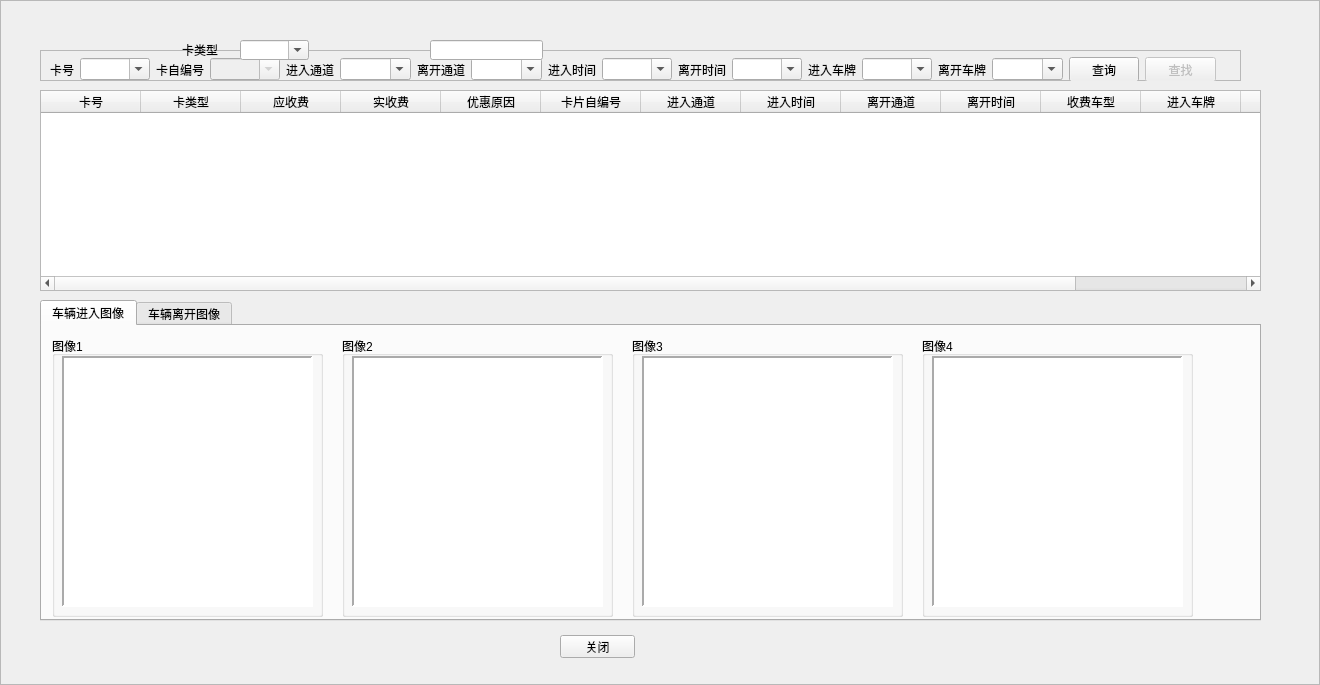
<?xml version="1.0" encoding="UTF-8"?>
<ui version="4.0">
 <class>NewCAccess2Records</class>
 <widget class="QFrame" name="NewCAccess2Records">
  <property name="geometry">
   <rect>
    <x>0</x>
    <y>0</y>
    <width>1320</width>
    <height>685</height>
   </rect>
  </property>
  <property name="windowTitle">
   <string>出入记录</string>
  </property>
  <property name="styleSheet">
   <string notr="true">background-image:url(D:/WinParkUI/debug/Image/NewIcon/CommonBigBG-normal1366x768.jpg);</string>
  </property>
  <property name="frameShape">
   <enum>QFrame::StyledPanel</enum>
  </property>
  <property name="frameShadow">
   <enum>QFrame::Raised</enum>
  </property>
  <widget class="QWidget" name="widget" native="true">
   <property name="geometry">
    <rect>
     <x>40</x>
     <y>50</y>
     <width>1231</width>
     <height>731</height>
    </rect>
   </property>
   <property name="styleSheet">
    <string notr="true">background-image:url(none);</string>
   </property>
   <widget class="QTableWidget" name="tableAccessRecord">
    <property name="geometry">
     <rect>
      <x>0</x>
      <y>40</y>
      <width>1221</width>
      <height>201</height>
     </rect>
    </property>
    <property name="toolTip">
     <string>单击【卡号列】查看进出图片。
双击单元格查看库中库记录。</string>
    </property>
    <property name="styleSheet">
     <string notr="true">background-image:url(none);</string>
    </property>
    <property name="selectionMode">
     <enum>QAbstractItemView::SingleSelection</enum>
    </property>
    <property name="selectionBehavior">
     <enum>QAbstractItemView::SelectRows</enum>
    </property>
    <column>
     <property name="text">
      <string>卡号</string>
     </property>
    </column>
    <column>
     <property name="text">
      <string>卡类型</string>
     </property>
    </column>
    <column>
     <property name="text">
      <string>应收费</string>
     </property>
    </column>
    <column>
     <property name="text">
      <string>实收费</string>
     </property>
    </column>
    <column>
     <property name="text">
      <string>优惠原因</string>
     </property>
    </column>
    <column>
     <property name="text">
      <string>卡片自编号</string>
     </property>
    </column>
    <column>
     <property name="text">
      <string>进入通道</string>
     </property>
    </column>
    <column>
     <property name="text">
      <string>进入时间</string>
     </property>
    </column>
    <column>
     <property name="text">
      <string>离开通道</string>
     </property>
    </column>
    <column>
     <property name="text">
      <string>离开时间</string>
     </property>
    </column>
    <column>
     <property name="text">
      <string>收费车型</string>
     </property>
    </column>
    <column>
     <property name="text">
      <string>进入车牌</string>
     </property>
    </column>
    <column>
     <property name="text">
      <string>离开车牌</string>
     </property>
    </column>
    <column>
     <property name="text">
      <string>记录ID</string>
     </property>
    </column>
   </widget>
   <widget class="QTabWidget" name="tabWidget">
    <property name="geometry">
     <rect>
      <x>0</x>
      <y>250</y>
      <width>1221</width>
      <height>321</height>
     </rect>
    </property>
    <property name="maximumSize">
     <size>
      <width>1421</width>
      <height>321</height>
     </size>
    </property>
    <property name="styleSheet">
     <string notr="true">background-image:url(none);</string>
    </property>
    <property name="currentIndex">
     <number>0</number>
    </property>
    <widget class="QWidget" name="tab">
     <attribute name="title">
      <string>车辆进入图像</string>
     </attribute>
     <widget class="QGroupBox" name="gb0">
      <property name="geometry">
       <rect>
        <x>10</x>
        <y>10</y>
        <width>271</width>
        <height>281</height>
       </rect>
      </property>
      <property name="styleSheet">
       <string notr="true">background-image:url(none);</string>
      </property>
      <property name="title">
       <string>图像1</string>
      </property>
      <widget class="QLabel" name="lblImg0">
       <property name="geometry">
        <rect>
         <x>10</x>
         <y>20</y>
         <width>251</width>
         <height>251</height>
        </rect>
       </property>
       <property name="styleSheet">
        <string notr="true">background-color: rgb(255, 255, 255);</string>
       </property>
       <property name="frameShape">
        <enum>QFrame::Panel</enum>
       </property>
       <property name="frameShadow">
        <enum>QFrame::Sunken</enum>
       </property>
       <property name="lineWidth">
        <number>2</number>
       </property>
       <property name="text">
        <string/>
       </property>
       <property name="scaledContents">
        <bool>true</bool>
       </property>
      </widget>
     </widget>
     <widget class="QGroupBox" name="gb1">
      <property name="geometry">
       <rect>
        <x>300</x>
        <y>10</y>
        <width>271</width>
        <height>281</height>
       </rect>
      </property>
      <property name="styleSheet">
       <string notr="true">background-image:url(none);</string>
      </property>
      <property name="title">
       <string>图像2</string>
      </property>
      <widget class="QLabel" name="lblImg1">
       <property name="geometry">
        <rect>
         <x>10</x>
         <y>20</y>
         <width>251</width>
         <height>251</height>
        </rect>
       </property>
       <property name="styleSheet">
        <string notr="true">background-color: rgb(255, 255, 255);</string>
       </property>
       <property name="frameShape">
        <enum>QFrame::Panel</enum>
       </property>
       <property name="frameShadow">
        <enum>QFrame::Sunken</enum>
       </property>
       <property name="lineWidth">
        <number>2</number>
       </property>
       <property name="text">
        <string/>
       </property>
       <property name="scaledContents">
        <bool>true</bool>
       </property>
      </widget>
     </widget>
     <widget class="QGroupBox" name="gb2">
      <property name="geometry">
       <rect>
        <x>590</x>
        <y>10</y>
        <width>271</width>
        <height>281</height>
       </rect>
      </property>
      <property name="styleSheet">
       <string notr="true">background-image:url(none);</string>
      </property>
      <property name="title">
       <string>图像3</string>
      </property>
      <widget class="QLabel" name="lblImg2">
       <property name="geometry">
        <rect>
         <x>10</x>
         <y>20</y>
         <width>251</width>
         <height>251</height>
        </rect>
       </property>
       <property name="styleSheet">
        <string notr="true">background-color: rgb(255, 255, 255);</string>
       </property>
       <property name="frameShape">
        <enum>QFrame::Panel</enum>
       </property>
       <property name="frameShadow">
        <enum>QFrame::Sunken</enum>
       </property>
       <property name="lineWidth">
        <number>2</number>
       </property>
       <property name="text">
        <string/>
       </property>
       <property name="scaledContents">
        <bool>true</bool>
       </property>
      </widget>
     </widget>
     <widget class="QGroupBox" name="gb3">
      <property name="geometry">
       <rect>
        <x>880</x>
        <y>10</y>
        <width>271</width>
        <height>281</height>
       </rect>
      </property>
      <property name="styleSheet">
       <string notr="true">background-image:url(none);</string>
      </property>
      <property name="title">
       <string>图像4</string>
      </property>
      <widget class="QLabel" name="lblImg3">
       <property name="geometry">
        <rect>
         <x>10</x>
         <y>20</y>
         <width>251</width>
         <height>251</height>
        </rect>
       </property>
       <property name="styleSheet">
        <string notr="true">background-color: rgb(255, 255, 255);</string>
       </property>
       <property name="frameShape">
        <enum>QFrame::Panel</enum>
       </property>
       <property name="frameShadow">
        <enum>QFrame::Sunken</enum>
       </property>
       <property name="lineWidth">
        <number>2</number>
       </property>
       <property name="text">
        <string/>
       </property>
       <property name="scaledContents">
        <bool>true</bool>
       </property>
      </widget>
     </widget>
    </widget>
    <widget class="QWidget" name="tab_2">
     <attribute name="title">
      <string>车辆离开图像</string>
     </attribute>
     <widget class="QGroupBox" name="gb5">
      <property name="geometry">
       <rect>
        <x>300</x>
        <y>10</y>
        <width>271</width>
        <height>281</height>
       </rect>
      </property>
      <property name="title">
       <string>图像2</string>
      </property>
      <widget class="QLabel" name="lblImg5">
       <property name="geometry">
        <rect>
         <x>10</x>
         <y>20</y>
         <width>251</width>
         <height>251</height>
        </rect>
       </property>
       <property name="styleSheet">
        <string notr="true">background-color: rgb(255, 255, 255);</string>
       </property>
       <property name="frameShape">
        <enum>QFrame::Panel</enum>
       </property>
       <property name="frameShadow">
        <enum>QFrame::Sunken</enum>
       </property>
       <property name="lineWidth">
        <number>2</number>
       </property>
       <property name="text">
        <string/>
       </property>
       <property name="scaledContents">
        <bool>true</bool>
       </property>
      </widget>
     </widget>
     <widget class="QGroupBox" name="gb4">
      <property name="geometry">
       <rect>
        <x>10</x>
        <y>10</y>
        <width>271</width>
        <height>281</height>
       </rect>
      </property>
      <property name="title">
       <string>图像1</string>
      </property>
      <widget class="QLabel" name="lblImg4">
       <property name="geometry">
        <rect>
         <x>10</x>
         <y>20</y>
         <width>251</width>
         <height>251</height>
        </rect>
       </property>
       <property name="styleSheet">
        <string notr="true">background-color: rgb(255, 255, 255);</string>
       </property>
       <property name="frameShape">
        <enum>QFrame::Panel</enum>
       </property>
       <property name="frameShadow">
        <enum>QFrame::Sunken</enum>
       </property>
       <property name="lineWidth">
        <number>2</number>
       </property>
       <property name="text">
        <string/>
       </property>
       <property name="scaledContents">
        <bool>true</bool>
       </property>
      </widget>
     </widget>
     <widget class="QGroupBox" name="gb6">
      <property name="geometry">
       <rect>
        <x>590</x>
        <y>10</y>
        <width>271</width>
        <height>281</height>
       </rect>
      </property>
      <property name="title">
       <string>图像3</string>
      </property>
      <widget class="QLabel" name="lblImg6">
       <property name="geometry">
        <rect>
         <x>10</x>
         <y>20</y>
         <width>251</width>
         <height>251</height>
        </rect>
       </property>
       <property name="styleSheet">
        <string notr="true">background-color: rgb(255, 255, 255);</string>
       </property>
       <property name="frameShape">
        <enum>QFrame::Panel</enum>
       </property>
       <property name="frameShadow">
        <enum>QFrame::Sunken</enum>
       </property>
       <property name="lineWidth">
        <number>2</number>
       </property>
       <property name="text">
        <string/>
       </property>
       <property name="scaledContents">
        <bool>true</bool>
       </property>
      </widget>
     </widget>
     <widget class="QGroupBox" name="gb7">
      <property name="geometry">
       <rect>
        <x>880</x>
        <y>10</y>
        <width>271</width>
        <height>281</height>
       </rect>
      </property>
      <property name="title">
       <string>图像4</string>
      </property>
      <widget class="QGroupBox" name="groupBox_11">
       <property name="geometry">
        <rect>
         <x>-440</x>
         <y>0</y>
         <width>131</width>
         <height>201</height>
        </rect>
       </property>
       <property name="title">
        <string>图像1</string>
       </property>
       <widget class="QGraphicsView" name="graphicsView_11">
        <property name="geometry">
         <rect>
          <x>0</x>
          <y>20</y>
          <width>111</width>
          <height>171</height>
         </rect>
        </property>
       </widget>
      </widget>
      <widget class="QGroupBox" name="groupBox_12">
       <property name="geometry">
        <rect>
         <x>-290</x>
         <y>0</y>
         <width>131</width>
         <height>201</height>
        </rect>
       </property>
       <property name="title">
        <string>图像2</string>
       </property>
       <widget class="QGraphicsView" name="graphicsView_12">
        <property name="geometry">
         <rect>
          <x>10</x>
          <y>20</y>
          <width>111</width>
          <height>171</height>
         </rect>
        </property>
       </widget>
      </widget>
      <widget class="QGroupBox" name="groupBox_13">
       <property name="geometry">
        <rect>
         <x>-140</x>
         <y>0</y>
         <width>131</width>
         <height>201</height>
        </rect>
       </property>
       <property name="title">
        <string>图像3</string>
       </property>
       <widget class="QGraphicsView" name="graphicsView_13">
        <property name="geometry">
         <rect>
          <x>10</x>
          <y>20</y>
          <width>111</width>
          <height>171</height>
         </rect>
        </property>
       </widget>
      </widget>
      <widget class="QLabel" name="lblImg7">
       <property name="geometry">
        <rect>
         <x>10</x>
         <y>20</y>
         <width>251</width>
         <height>251</height>
        </rect>
       </property>
       <property name="styleSheet">
        <string notr="true">background-color: rgb(255, 255, 255);</string>
       </property>
       <property name="frameShape">
        <enum>QFrame::Panel</enum>
       </property>
       <property name="frameShadow">
        <enum>QFrame::Sunken</enum>
       </property>
       <property name="lineWidth">
        <number>2</number>
       </property>
       <property name="text">
        <string/>
       </property>
       <property name="scaledContents">
        <bool>true</bool>
       </property>
      </widget>
     </widget>
    </widget>
   </widget>
   <widget class="QPushButton" name="btnMinimalize">
    <property name="geometry">
     <rect>
      <x>520</x>
      <y>585</y>
      <width>75</width>
      <height>23</height>
     </rect>
    </property>
    <property name="styleSheet">
     <string notr="true">background-image:url(none);</string>
    </property>
    <property name="text">
     <string>关闭</string>
    </property>
   </widget>
   <widget class="QFrame" name="frame">
    <property name="geometry">
     <rect>
      <x>0</x>
      <y>0</y>
      <width>1201</width>
      <height>31</height>
     </rect>
    </property>
    <property name="frameShape">
     <enum>QFrame::StyledPanel</enum>
    </property>
    <property name="frameShadow">
     <enum>QFrame::Raised</enum>
    </property>
    <widget class="QWidget" name="layoutWidget">
     <property name="geometry">
      <rect>
       <x>10</x>
       <y>7</y>
       <width>1166</width>
       <height>25</height>
      </rect>
     </property>
     <layout class="QHBoxLayout" name="horizontalLayout">
      <item>
       <widget class="QLabel" name="label">
        <property name="text">
         <string>卡号</string>
        </property>
        <property name="alignment">
         <set>Qt::AlignRight|Qt::AlignTrailing|Qt::AlignVCenter</set>
        </property>
       </widget>
      </item>
      <item>
       <widget class="QComboBox" name="cb0">
        <property name="statusTip">
         <string>cardno like '%%1%'</string>
        </property>
        <property name="editable">
         <bool>true</bool>
        </property>
       </widget>
      </item>
      <item>
       <widget class="QLabel" name="label_3">
        <property name="text">
         <string>卡自编号</string>
        </property>
       </widget>
      </item>
      <item>
       <widget class="QComboBox" name="cb2">
        <property name="enabled">
         <bool>false</bool>
        </property>
        <property name="statusTip">
         <string>cardselfno like '%%1%'</string>
        </property>
        <property name="editable">
         <bool>true</bool>
        </property>
       </widget>
      </item>
      <item>
       <widget class="QLabel" name="label_7">
        <property name="text">
         <string>进入通道</string>
        </property>
        <property name="alignment">
         <set>Qt::AlignRight|Qt::AlignTrailing|Qt::AlignVCenter</set>
        </property>
       </widget>
      </item>
      <item>
       <widget class="QComboBox" name="cb3">
        <property name="statusTip">
         <string>inshebeiname like '%%1%'</string>
        </property>
        <property name="editable">
         <bool>true</bool>
        </property>
       </widget>
      </item>
      <item>
       <widget class="QLabel" name="label_8">
        <property name="text">
         <string>离开通道</string>
        </property>
        <property name="alignment">
         <set>Qt::AlignRight|Qt::AlignTrailing|Qt::AlignVCenter</set>
        </property>
       </widget>
      </item>
      <item>
       <widget class="QComboBox" name="cb4">
        <property name="statusTip">
         <string>outshebeiname like '%%1%'</string>
        </property>
        <property name="editable">
         <bool>true</bool>
        </property>
       </widget>
      </item>
      <item>
       <widget class="QLabel" name="label_9">
        <property name="text">
         <string>进入时间</string>
        </property>
        <property name="alignment">
         <set>Qt::AlignRight|Qt::AlignTrailing|Qt::AlignVCenter</set>
        </property>
       </widget>
      </item>
      <item>
       <widget class="QComboBox" name="cb5">
        <property name="statusTip">
         <string>intime like '%%1%'</string>
        </property>
        <property name="editable">
         <bool>true</bool>
        </property>
       </widget>
      </item>
      <item>
       <widget class="QLabel" name="label_10">
        <property name="text">
         <string>离开时间</string>
        </property>
        <property name="alignment">
         <set>Qt::AlignRight|Qt::AlignTrailing|Qt::AlignVCenter</set>
        </property>
       </widget>
      </item>
      <item>
       <widget class="QComboBox" name="cb6">
        <property name="statusTip">
         <string>outtime like '%%1%'</string>
        </property>
        <property name="editable">
         <bool>true</bool>
        </property>
       </widget>
      </item>
      <item>
       <widget class="QLabel" name="label_12">
        <property name="text">
         <string>进入车牌</string>
        </property>
        <property name="alignment">
         <set>Qt::AlignRight|Qt::AlignTrailing|Qt::AlignVCenter</set>
        </property>
       </widget>
      </item>
      <item>
       <widget class="QComboBox" name="cb7">
        <property name="statusTip">
         <string>carcp like '%%1%'</string>
        </property>
        <property name="editable">
         <bool>true</bool>
        </property>
       </widget>
      </item>
      <item>
       <widget class="QLabel" name="label_11">
        <property name="text">
         <string>离开车牌</string>
        </property>
        <property name="alignment">
         <set>Qt::AlignRight|Qt::AlignTrailing|Qt::AlignVCenter</set>
        </property>
       </widget>
      </item>
      <item>
       <widget class="QComboBox" name="cb8">
        <property name="statusTip">
         <string>carcpout like '%%1%'</string>
        </property>
        <property name="editable">
         <bool>true</bool>
        </property>
       </widget>
      </item>
      <item>
       <widget class="QPushButton" name="btnQuery">
        <property name="toolTip">
         <string>全【无】查询所有记录。</string>
        </property>
        <property name="text">
         <string>查询</string>
        </property>
       </widget>
      </item>
      <item>
       <widget class="QPushButton" name="btnSerach">
        <property name="enabled">
         <bool>false</bool>
        </property>
        <property name="text">
         <string>查找</string>
        </property>
       </widget>
      </item>
     </layout>
    </widget>
   </widget>
  </widget>
  <widget class="QLabel" name="lblTitle">
   <property name="geometry">
    <rect>
     <x>30</x>
     <y>5</y>
     <width>141</width>
     <height>21</height>
    </rect>
   </property>
   <property name="font">
    <font>
     <weight>75</weight>
     <bold>true</bold>
    </font>
   </property>
   <property name="styleSheet">
    <string notr="true">background-image:url(none);
color: rgb(170, 0, 0);</string>
   </property>
   <property name="text">
    <string/>
   </property>
  </widget>
  <widget class="QLabel" name="lblClose">
   <property name="geometry">
    <rect>
     <x>1281</x>
     <y>6</y>
     <width>30</width>
     <height>15</height>
    </rect>
   </property>
   <property name="styleSheet">
    <string notr="true">background-image:url(none);</string>
   </property>
   <property name="text">
    <string/>
   </property>
  </widget>
  <widget class="QComboBox" name="cb1">
   <property name="geometry">
    <rect>
     <x>240</x>
     <y>40</y>
     <width>69</width>
     <height>20</height>
    </rect>
   </property>
   <property name="statusTip">
    <string>cardkind like '%%1%'</string>
   </property>
   <property name="editable">
    <bool>true</bool>
   </property>
  </widget>
  <widget class="QLabel" name="label_2">
   <property name="geometry">
    <rect>
     <x>182</x>
     <y>40</y>
     <width>52</width>
     <height>20</height>
    </rect>
   </property>
   <property name="text">
    <string>卡类型</string>
   </property>
  </widget>
  <widget class="QLineEdit" name="lineEdit">
   <property name="geometry">
    <rect>
     <x>430</x>
     <y>40</y>
     <width>113</width>
     <height>20</height>
    </rect>
   </property>
  </widget>
 </widget>
 <resources/>
 <connections/>
</ui>
